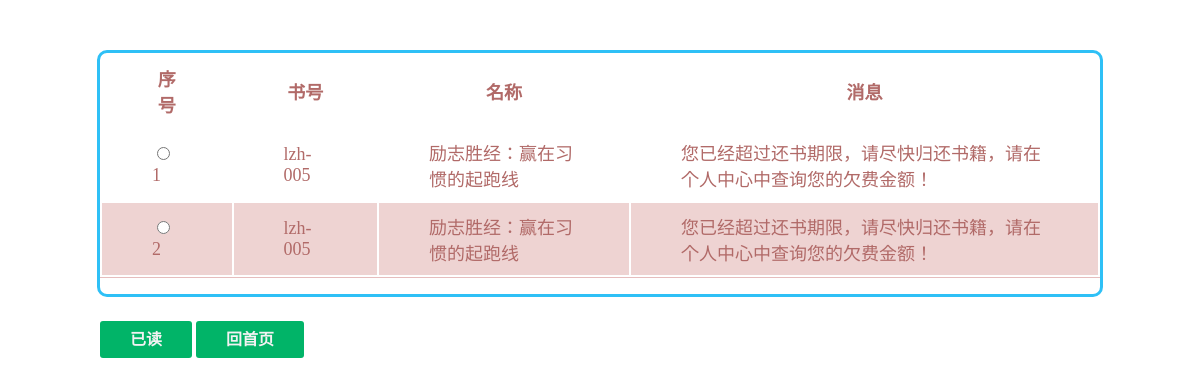
Screenshot of /information.php (signed in) with the database file from the repository.
### tables this page shows
CREATE TABLE IF NOT EXISTS `news` (
  `news_id` int(100) NOT NULL AUTO_INCREMENT,
  `reader_id` int(100) NOT NULL,
  `content` varchar(1000) NOT NULL,
  `book_id` varchar(100) NOT NULL,
  `know` int(100) DEFAULT NULL,
  PRIMARY KEY (`news_id`)
);

CREATE TABLE IF NOT EXISTS `book` (
  `book_id` varchar(100) NOT NULL,
  `name` varchar(100) NOT NULL,
  `writer` varchar(100) NOT NULL,
  `publish` varchar(100) NOT NULL,
  `sum` int(4) NOT NULL,
  `rest_num` int(4) NOT NULL,
  `book_cat` varchar(100) NOT NULL,
  `floor` int(4) NOT NULL,
  `library_id` int(10) NOT NULL,
  `infromation` varchar(1000) NOT NULL,
  `publish_time` date NOT NULL,
  `price` int(10) NOT NULL,
  `score` int(100) NOT NULL,
  `yuyue` varchar(100) DEFAULT NULL,
  `likes` varchar(1000) NOT NULL,
  PRIMARY KEY (`book_id`)
);

### dbtools.inc.php (called while the page is built, shortened)
<?php
  function execute_sql($link, $database, $sql)
  {
    mysqli_select_db($link, $database)
      or die("開啟資料庫失敗: " . mysqli_error($link));
    $result = mysqli_query($link, $sql);
    return $result;
  }
?>

### information.php (the view, shortened to what this page needs)
<!doctype html>
<html>
  <head>
  </head>
  <body background="img/15 (1)_副本">
  <div class="tyg-div-denglv">
	<div class="tyg-div-form">
   <form name="myForm" action="yidu.php" method="post" >
  <table id="table-1" >
<thead>
<th>序号</th>
<th>书号</th>
<th>名称</th>
<th>消息</th>
</thead>
<tbody>
<?php
require_once("dbtools.inc.php");
$link = create_connection();
 $id=$_SESSION["reader_id"];
	 $sql1 = "SELECT news_id,news.book_id,book.name,content FROM `news` join `book` using(book_id) WHERE reader_id=$id and know is NULL";
		 $result1 = execute_sql($link, "library", $sql1);
        $total_records = mysqli_num_rows($result1);
        mysqli_data_seek($result1, 0);
        for ($j = 0; $j < $total_records; $j++)
        {
          	while ($row = mysqli_fetch_object($result1))
            {
			echo "<tr>";
            	echo"<td>";
              echo "<input type='radio' name='id'" ."value='$row->news_id'><br>$row->news_id</td>";
			 			    echo "<td >$row->book_id</td>";
              echo "<td>$row->name</td>";
			   echo "<td>$row->content</td>";
              echo "</tr>";
            }
        }
?>
    </table>
    <p align='center'>
	<div id="login_click" >
        <a id="btlogin"  onClick="check_data()">已读</a>
        <a id="btlogin" href="user.html">回首页</a>
		 </div>
	</form>
	</div>
	</div>
  </body>
</html>

### information.php (style rules this page uses)
.tyg-div-denglv {  float:right; position:middle; right:3%;top:0%; }
.tyg-div-form { background-color:white; border-style:solid; border-radius:10px; width:1000px; height:auto; margin:50px auto 0 auto; color:#2ec0f6; }
#table-1 thead, #table-1 tr { border-top-width: 100px; border-top-height:500px; border-top-style: solid; border-top-color: rgb(230, 189, 189); position:middle; }
#table-1 { border-bottom-width: 1px; border-bottom-style: solid; border-bottom-color: rgb(230, 189, 189); }
#table-1 td, #table-1 th { padding: 10px 50px; font-size: 18px; font-family: Verdana; color: rgb(177, 106, 104); }
#table-1 tr:nth-child(even) { background: rgb(238, 211, 210) }
#table-1 tr:nth-child(odd) { background: #FFF }
#login_click { margin-top:32px; height:40px;position:absolute; }
#login_click a { text-decoration:none; background:#01B468; color:#f2f2f2; padding: 10px 30px 10px 30px; font-size:16px; font-family: 微软雅黑,宋体,Arial,Helvetica,Verdana,sans-serif; font-weight:bold; border-radius:3px; -webkit-transition:all linear 0.30s; -moz-transition:all linear 0.30s; transition:all linear 0.30s; }

### rows the page displays
news: news_id "1", book "lzh-005", book.name "励志胜经：赢在习惯的起跑线", content "您已经超过还书期限，请尽快归还书籍，请在个人中心中查询您的欠费金额！"
news: news_id "2", book "lzh-005", book.name "励志胜经：赢在习惯的起跑线", content "您已经超过还书期限，请尽快归还书籍，请在个人中心中查询您的欠费金额！"
